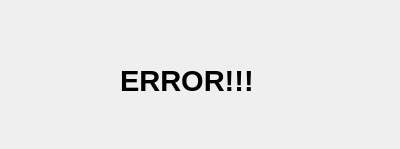
<?xml version="1.0" encoding="UTF-8"?>
<ui version="4.0">
 <class>Error</class>
 <widget class="QDialog" name="Error">
  <property name="geometry">
   <rect>
    <x>0</x>
    <y>0</y>
    <width>400</width>
    <height>149</height>
   </rect>
  </property>
  <property name="windowTitle">
   <string>Dialog</string>
  </property>
  <widget class="QLabel" name="label">
   <property name="geometry">
    <rect>
     <x>120</x>
     <y>30</y>
     <width>201</width>
     <height>101</height>
    </rect>
   </property>
   <property name="font">
    <font>
     <pointsize>22</pointsize>
     <weight>75</weight>
     <bold>true</bold>
    </font>
   </property>
   <property name="text">
    <string>ERROR!!!</string>
   </property>
  </widget>
 </widget>
 <resources/>
 <connections/>
</ui>
